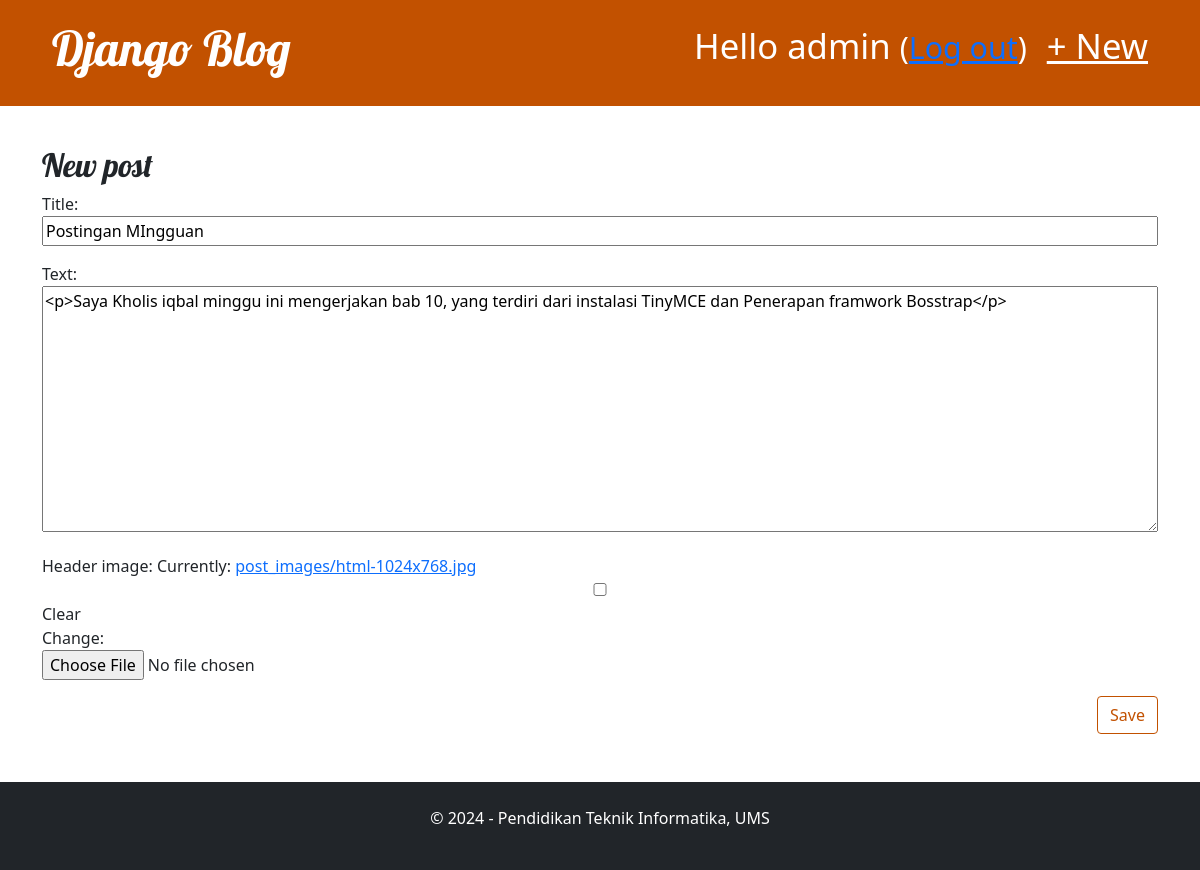
Screenshot of /post/2/edit/ (signed in) with the database file from the repository.
### blog/models.py (models this page shows, shortened)
class Post(models.Model):
    author = models.ForeignKey(settings.AUTH_USER_MODEL, on_delete=models.CASCADE)
    title = models.CharField(max_length=200)
    text = HTMLField()
    created_date = models.DateTimeField(default=timezone.now)
    published_date = models.DateTimeField(blank=True, null=True)
    header_image = models.ImageField(upload_to='post_images/', blank=True, null=True)

### blog/views.py (the view)
# urls.py: path('post/<int:pk>/edit/', views.post_edit, name='post_edit'),
@login_required
def post_edit(request, pk):
    post = get_object_or_404(Post, pk=pk)
    if request.method == "POST":
        form = PostForm(request.POST, instance=post)
        if form.is_valid():
            post = form.save(commit=False)
            post.author = request.user
            post.published_date = timezone.now()
            post.save()
            return redirect('post_detail', pk=post.pk)
    else:
        form = PostForm(instance=post)
    return render(request, 'blog/post_edit.html', {'form': form})

### blog/forms.py
class PostForm(forms.ModelForm):
    class Meta:
        model = Post
        fields = ('title', 'text', 'header_image',) # Tambahkan header_image

### blog/templates/blog/post_edit.html (shortened to what this page needs)
{% extends 'blog/base.html' %}
{% block content %}
    <h2>New post</h2>
    <form method="POST" class="post-form" enctype="multipart/form-data">
        {{ form.as_p }}
        <button type="submit" class="save btn btn-secondary">Save</button>
    </form>
{% endblock %}

### blog/templates/blog/base.html (shortened to what this page needs)
{% load static %}
<!DOCTYPE html>
<html>
    <head>
        <link rel="stylesheet" href=" https://cdn.jsdelivr.net/npm/bootstrap@5.1.3/dist/css/bootstrap.min.css">
        <link rel="stylesheet" href="{% static 'css/blog.css' %}">
    </head>
    <body>
        <header class="page-header">
            <div class="container">
                {% if user.is_authenticated %}
                    <a href="{% url 'post_new' %}" class="top-menu">+ New</a>
                    <p class="top-menu">Hello {{ user.username }} <small>(<a href="{% url 'logout' %}">Log out</a>)</small></p>
                {% else %}
                    <a href="{% url 'login' %}" class="top-menu">Login</a>
                {% endif %}
                <h1><a href="/">Django Blog</a></h1>
            </div>
        </header>
        <main class="container">
            <div class="row">
                <div class="col">
                {% block content %}
                {% endblock %}
                </div>
            </div>
        </main>
        <footer class="bg-dark text-white text-center p-4 mt-5">
	        <div class="container">
	            <p>&copy; 2024 - Pendidikan Teknik Informatika, UMS</p>
	        </div>
	    </footer>
    </body>
</html>

### blog/static/css/blog.css (style rules this page uses)
.page-header { background-color: #C25100; margin-top: 0; margin-bottom: 40px; padding: 20px 20px 20px 40px; }
.page-header h1, .page-header h1 a, .page-header h1 a:visited, .page-header h1 a:active { color: #ffffff; font-size: 36pt; text-decoration: none; }
h1, h2, h3, h4 { font-family: 'Lobster', cursive; }
.save { float: right; }
.post-form textarea, .post-form input { width: 100%; }
.top-menu, .top-menu:hover, .top-menu:visited { color: #ffffff; float: right; font-size: 26pt; margin-right: 20px; }
.btn-secondary, .btn-secondary:visited { color: #C25100; background: none; border-color: #C25100; margin-left: 15px; }

### rows the page displays
Post: title "Postingan MIngguan", text "<p>Saya Kholis iqbal minggu ini mengerjakan bab 10, yang terdiri dari instalasi TinyMCE dan Penerapan framwork Bosstrap</p>"

### other values shown
{{ user.username }} "admin"
